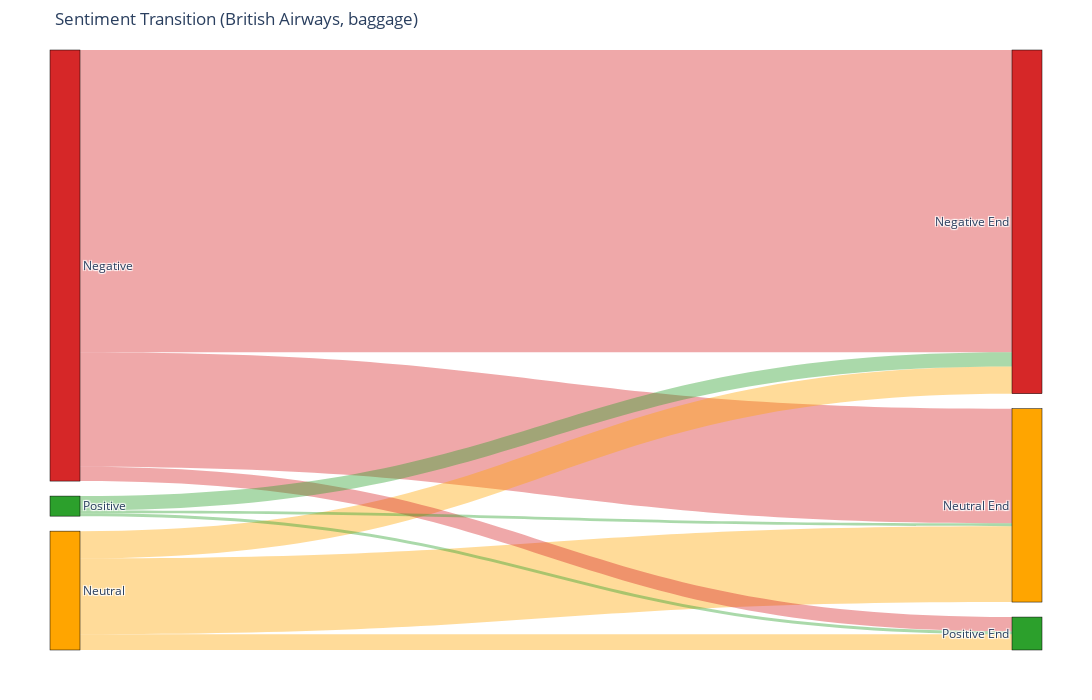

The notebook cell saved with this chart:
### Code cell
# Define the airline user ID
airline_user_id = 18332190

# Define the query to get all tweets in the conversations involving British Airways
query_sankey_baggage = f"""
SELECT tweets.text, tweets.label, tweets.user_id, tweets.timestamp_ms, hasher.conversation_id, hasher.conversation_rank
FROM tweets
JOIN hasher ON hasher.id = tweets.id
JOIN conversations ON hasher.conversation_id = conversations.conversation_id
WHERE conversations.airline LIKE '%British_Airways%' 
    AND tweets.baggage = 1
    AND tweets.timestamp_ms >= UNIX_TIMESTAMP('{start_date}') * 1000
    AND tweets.timestamp_ms <= UNIX_TIMESTAMP('{end_date}') * 1000
ORDER BY tweets.timestamp_ms;
"""

# Load the result of the query into a DataFrame
df_tweets_british_airways_sankey_baggage = pd.read_sql(query_sankey_baggage, connection)

# Convert the datetime column to pandas datetime
df_tweets_british_airways_sankey_baggage['datetime'] = pd.to_datetime(df_tweets_british_airways_sankey_baggage['timestamp_ms'], unit='ms')

df_tweets_british_airways_sankey_baggage['datetime'] = df_tweets_british_airways_sankey_baggage['datetime'].dt.tz_localize('UTC').dt.tz_convert('Europe/Amsterdam')

# Initialize empty lists to store sentiments
sentiments_initial_tweet = []
sentiments_post_reply = []

# Group tweets by conversation_id
grouped_sankey_baggage = df_tweets_british_airways_sankey_baggage.groupby('conversation_id')

# Process each conversation
for conversation_id, group in grouped_sankey_baggage:
    # Identify the initial user's tweet (rank 1)
    user_initial_tweet = group[(group['user_id'] != airline_user_id) & (group['conversation_rank'] == 1)]
    
    if not user_initial_tweet.empty:
        user_id = user_initial_tweet['user_id'].iloc[0]
        initial_tweet_time = user_initial_tweet['datetime'].iloc[0]

        # Identify the airline's reply to this initial tweet
        airline_reply = group[(group['user_id'] == airline_user_id) & (group['datetime'] > initial_tweet_time)]
        if not airline_reply.empty:
            airline_reply_time = airline_reply['datetime'].iloc[0]

            # Identify the user's reply to the airline's response
            user_followup_tweet = group[(group['user_id'] == user_id) & (group['datetime'] > airline_reply_time)]
            if not user_followup_tweet.empty:
                # Append sentiments for analysis
                sentiments_initial_tweet.append(user_initial_tweet['label'].iloc[0])
                sentiments_post_reply.append(user_followup_tweet['label'].iloc[0])

# Step 1: Prepare data for Sankey diagram
transitions = pd.DataFrame({
    'initial': sentiments_initial_tweet,
    'post_reply': sentiments_post_reply
})

# Count transitions
transition_counts = transitions.value_counts().reset_index(name='count')

# Add percentage to transition_counts
total_counts = transition_counts['count'].sum()
transition_counts['percentage'] = (transition_counts['count'] / total_counts * 100).round(2)

# Define nodes (initial sentiments and final grouped sentiments)
nodes = ['positive', 'negative', 'neutral', 'positive_end', 'negative_end', 'neutral_end']
node_indices = {label: i for i, label in enumerate(nodes)}

# Prepare data for Sankey diagram
source = [node_indices[row['initial']] for _, row in transition_counts.iterrows()]
target = [node_indices[f"{row['post_reply']}_end"] for _, row in transition_counts.iterrows()]
value = transition_counts['count'].tolist()
label = [f"{row['initial']} to {row['post_reply']}: {row['count']} ({row['percentage']}%)" for _, row in transition_counts.iterrows()]

# Define colors for nodes and links
node_colors = {
    'positive': 'rgb(44, 160, 44)',  # green
    'negative': 'rgb(214, 39, 40)',  # red
    'neutral': 'rgb(255, 165, 0)',   # orange
    'positive_end': 'rgb(44, 160, 44)',  # green for final positive
    'negative_end': 'rgb(214, 39, 40)',  # red for final negative
    'neutral_end': 'rgb(255, 165, 0)'    # orange for final neutral
}

transition_colors = {
    'positive': 'rgba(44, 160, 44, 0.4)',  # light green
    'negative': 'rgba(214, 39, 40, 0.4)',  # light red
    'neutral': 'rgba(255, 165, 0, 0.4)'    # light orange
}

# Create color list for nodes
colors = [node_colors[node] for node in nodes]

# Create the Sankey diagram
fig = go.Figure(data=[go.Sankey(
    node=dict(
        pad=15,
        thickness=30,
        line=dict(color="black", width=0.5),
        label=['Positive', 'Negative', 'Neutral', 'Positive End', 'Negative End', 'Neutral End'],
        color=colors
    ),
    link=dict(
        source=source,
        target=target,
        value=value,
        color=[transition_colors[row['initial']] for _, row in transition_counts.iterrows()],  # Use bland colors for transitions
        customdata=label,
        hovertemplate='%{customdata}<extra></extra>',
        label=label  # Add labels directly to the links
    )
)])

fig.update_layout(
    title_text="Sentiment Transition (British Airways, baggage)", 
    font_size=12,
    width=1200,  # increased width to accommodate the legend
    height=700,
    margin=dict(l=50, r=50, t=50, b=50)  # Adjusted margins
)

fig.show()

### Figure 1 — Plotly figure (JSON) as saved in the notebook; plotly's stock layout.template omitted (floating-point values rounded to 4 significant figures)
{"data": [{"link": {"color": ["rgba(214, 39, 40, 0.4)", "rgba(214, 39, 40, 0.4)", "rgba(255, 165, 0, 0.4)", "rgba(255, 165, 0, 0.4)", "rgba(255, 165, 0, 0.4)", "rgba(214, 39, 40, 0.4)", "rgba(44, 160, 44, 0.4)", "rgba(44, 160, 44, 0.4)", "rgba(44, 160, 44, 0.4)"], "customdata": ["negative to negative: 211 (53.02%)", "negative to neutral: 80 (20.1%)", "neutral to neutral: 53 (13.32%)", "neutral to negative: 19 (4.77%)", "neutral to positive: 11 (2.76%)", "negative to positive: 10 (2.51%)", "positive to negative: 10 (2.51%)", "positive to neutral: 2 (0.5%)", "positive to positive: 2 (0.5%)"], "hovertemplate": "%{customdata}<extra></extra>", "label": ["negative to negative: 211 (53.02%)", "negative to neutral: 80 (20.1%)", "neutral to neutral: 53 (13.32%)", "neutral to negative: 19 (4.77%)", "neutral to positive: 11 (2.76%)", "negative to positive: 10 (2.51%)", "positive to negative: 10 (2.51%)", "positive to neutral: 2 (0.5%)", "positive to positive: 2 (0.5%)"], "source": [1, 1, 2, 2, 2, 1, 0, 0, 0], "target": [4, 5, 5, 4, 3, 3, 4, 5, 3], "value": [211, 80, 53, 19, 11, 10, 10, 2, 2]}, "node": {"color": ["rgb(44, 160, 44)", "rgb(214, 39, 40)", "rgb(255, 165, 0)", "rgb(44, 160, 44)", "rgb(214, 39, 40)", "rgb(255, 165, 0)"], "label": ["Positive", "Negative", "Neutral", "Positive End", "Negative End", "Neutral End"], "line": {"color": "black", "width": 0.5}, "pad": 15, "thickness": 30}, "type": "sankey"}], "layout": {"font": {"size": 12}, "height": 700, "margin": {"b": 50, "l": 50, "r": 50, "t": 50}, "title": {"text": "Sentiment Transition (British Airways, baggage)"}, "width": 1200}}
